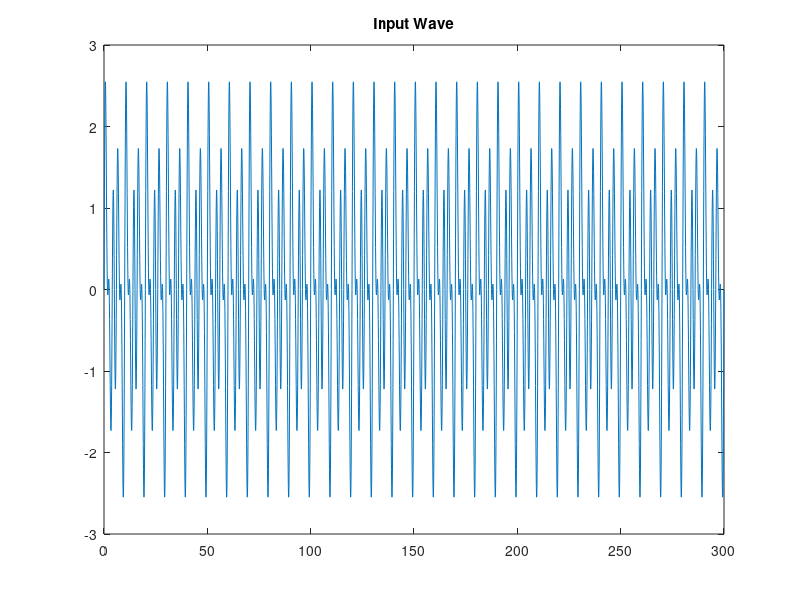

Here is the MATLAB script that generated this plot:
t = 0:0.1:300;
f1 = 0.2;
f2 = 0.5;
f3 = 0.3;
f4 = 150;
f5 = 300;
Fs = 1000;
wave1 = sin(2*pi*f1*t);
wave2 = sin(2*pi*f2*t);
wave3 = sin(2*pi*f3*t);
finalWave = wave1 + wave2 + wave3;
%subplot(2,2,1);
plot(t,finalWave);
title('Input Wave');
[coeff,score,latent,tsquared]=princomp(finalWave');
%printf("score value is %i\n",score);
%printf("coeff value is %i\n",coeff);
mu = mean(finalWave);
corr(score);
%printf("correlated score value is %i\n",score);
reconstructed = score * coeff' + repmat(mu, 3001,1);
%subplot(2,2,2);
%plot(t,reconstructed,"linewidth",3);
%title('Reconstructed Wave');
%printf(" value is %i\n",coeff);
